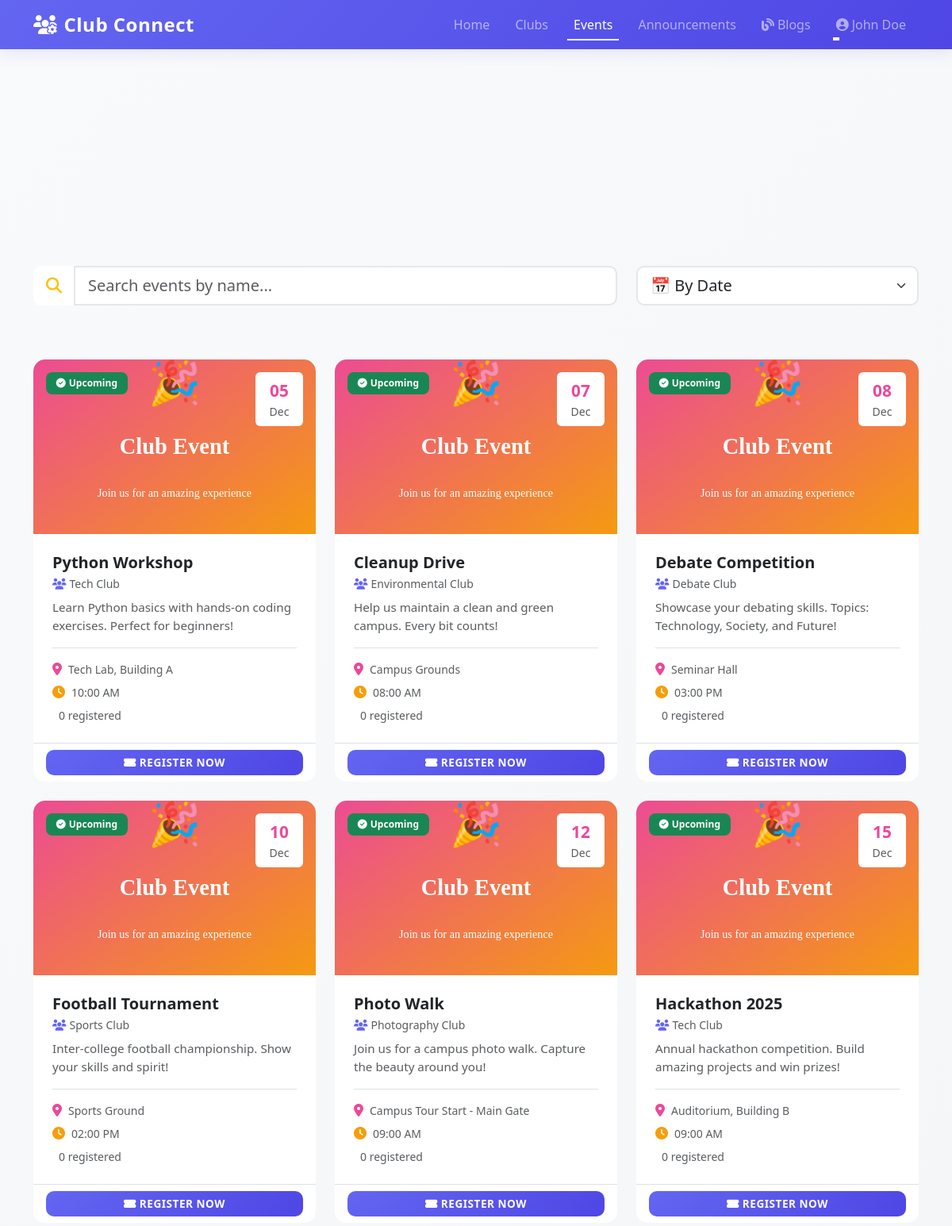
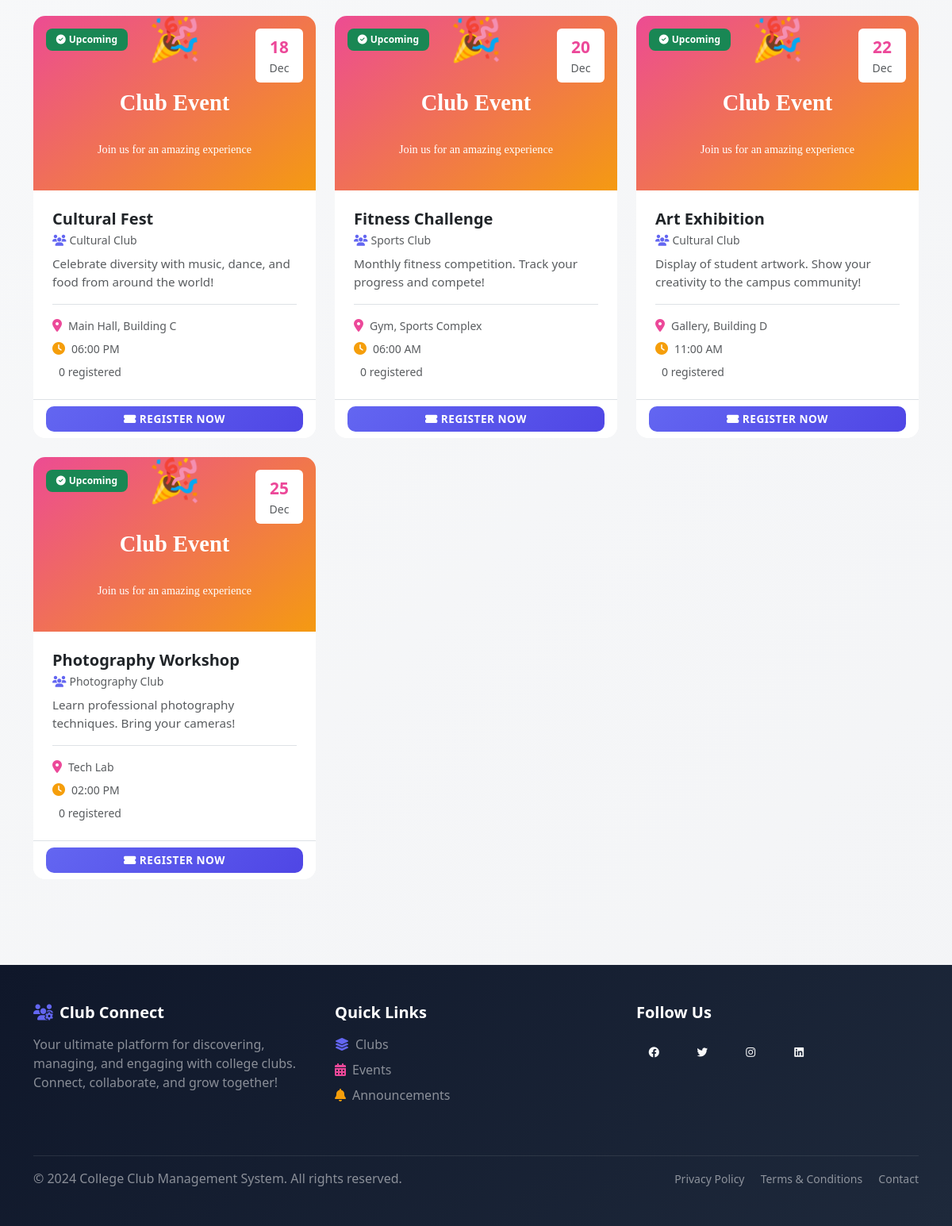
/events.php (signed in), run on the app's committed database (2 pictures, top to bottom).
### tables this page shows
CREATE TABLE IF NOT EXISTS events (
    event_id INT AUTO_INCREMENT PRIMARY KEY,
    club_id INT NOT NULL,
    event_name VARCHAR(200) NOT NULL,
    description TEXT,
    event_date DATETIME NOT NULL,
    location VARCHAR(255),
    image_url VARCHAR(255),
    attendees_count INT DEFAULT 0,
    created_at TIMESTAMP DEFAULT CURRENT_TIMESTAMP,
    FOREIGN KEY (club_id) REFERENCES clubs(club_id) ON DELETE CASCADE
);

CREATE TABLE IF NOT EXISTS clubs (
    club_id INT AUTO_INCREMENT PRIMARY KEY,
    club_name VARCHAR(100) NOT NULL,
    description TEXT,
    category VARCHAR(50),
    image_url VARCHAR(255),
    members_count INT DEFAULT 0,
    created_by INT,
    created_at TIMESTAMP DEFAULT CURRENT_TIMESTAMP,
    FOREIGN KEY (created_by) REFERENCES users(user_id) ON DELETE SET NULL
);

### includes/session.php (called while the page is built, shortened)
<?php
$is_logged_in = isset($_SESSION['user_id']);
?>

### events.php (the view, shortened to what this page needs)
<?php
include 'includes/header.php';
require_once 'config/db.php';
try {
    $stmt = $pdo->prepare('
        SELECT e.*, c.club_name
        FROM events e
        JOIN clubs c ON e.club_id = c.club_id
        ORDER BY e.event_date ASC
    ');
    $stmt->execute();
    $events = $stmt->fetchAll();
} catch (PDOException $e) {
    $events = [];
}
?>
<div class="container py-5">
    <div class="row mb-5">
        <div class="col-md-8">
            <div class="input-group input-group-lg">
                <span class="input-group-text bg-white border-0" style="border-radius: 10px 0 0 10px;">
                    <i class="fas fa-search text-warning"></i>
                </span>
                <input type="text" class="form-control" id="searchInput" placeholder="Search events by name..." onkeyup="filterEvents()" style="border: 2px solid #e5e7eb; border-radius: 0 10px 10px 0;">
            </div>
        </div>
        <div class="col-md-4">
            <select class="form-select form-select-lg" id="sortFilter" onchange="filterEvents()" style="border: 2px solid #e5e7eb; border-radius: 10px;">
                <option value="date">📅 By Date</option>
            </select>
        </div>
    </div>
    <div class="row g-4" id="eventsContainer">
        <?php foreach ($events as $event):
            $eventDate = new DateTime($event['event_date']);
            $today = new DateTime();
            $isUpcoming = $eventDate > $today;
        ?>
            <div class="col-md-6 col-lg-4 event-card" data-name="<?php echo htmlspecialchars($event['event_name']); ?>" data-club="<?php echo htmlspecialchars($event['club_name']); ?>" data-date="<?php echo $event['event_date']; ?>">
                <div class="card h-100">
                    <div class="position-relative" style="overflow: hidden;">
                        <img src="<?php echo htmlspecialchars($event['image_url']); ?>" class="card-img-top" alt="<?php echo htmlspecialchars($event['event_name']); ?>">
                        <div class="position-absolute top-0 start-0 m-3">
                            <?php if ($isUpcoming): ?>
                                <span class="badge bg-success">
                                    <i class="fas fa-check-circle me-1"></i>Upcoming
                                </span>
                            <?php else: ?>
                                <span class="badge bg-secondary">
                                    <i class="fas fa-calendar-times me-1"></i>Past
                                </span>
                            <?php endif; ?>
                        </div>
                        <div class="position-absolute top-0 end-0 m-3">
                            <div class="bg-white rounded p-2 text-center" style="min-width: 60px;">
                                <div class="fw-bold" style="color: #ec4899; font-size: 1.3rem;"><?php echo $eventDate->format('d'); ?></div>
                                <div class="text-muted small"><?php echo $eventDate->format('M'); ?></div>
                            </div>
                        </div>
                    </div>
                    <div class="card-body d-flex flex-column">
                        <h5 class="card-title fw-bold mb-1"><?php echo htmlspecialchars($event['event_name']); ?></h5>
                        <p class="card-text text-muted small mb-2">
                            <i class="fas fa-users me-1" style="color: #6366f1;"></i><?php echo htmlspecialchars($event['club_name']); ?>
                        </p>
                        <p class="card-text text-muted flex-grow-1" style="font-size: 0.95rem;"><?php echo htmlspecialchars(substr($event['description'], 0, 100)) . (strlen($event['description']) > 100 ? '...' : ''); ?></p>
                        <div class="d-flex flex-column gap-2 pt-3 border-top">
                            <div class="d-flex align-items-center text-muted">
                                <i class="fas fa-map-marker-alt me-2" style="color: #ec4899;"></i>
                                <small><?php echo htmlspecialchars($event['location']); ?></small>
                            </div>
                            <div class="d-flex align-items-center text-muted">
                                <i class="fas fa-clock me-2" style="color: #f59e0b;"></i>
                                <small><?php echo $eventDate->format('h:i A'); ?></small>
                            </div>
                            <div class="d-flex align-items-center text-muted">
                                <small><?php echo $event['attendees_count']; ?> registered</small>
                            </div>
                        </div>
                    </div>
                    <div class="card-footer bg-white border-top">
                        <div class="d-grid gap-2">
                            <?php if ($is_logged_in): ?>
                                <button class="btn btn-primary" data-bs-toggle="modal" data-bs-target="#registerModal<?php echo $event['event_id']; ?>">
                                    <i class="fas fa-ticket-alt me-1"></i><?php echo $isUpcoming ? 'Register Now' : 'View Details'; ?>
                                </button>
                            <?php else: ?>
                                <a href="auth/login.php" class="btn btn-primary">
                                    <i class="fas fa-sign-in-alt me-1"></i>Login to Register
                                </a>
                            <?php endif; ?>
                        </div>
                    </div>
                </div>
            </div>
        <?php endforeach; ?>
    </div>
</div>
<?php include 'includes/footer.php'; ?>

### public/css/style.css (style rules this page uses)
:root { --primary-color: #6366f1; --secondary-color: #ec4899; --danger-color: #dc2626; --success-color: #10b981; --warning-color: #f59e0b; --dark-bg: #0f172a; }
* { margin: 0; padding: 0; box-sizing: border-box; }
html { scroll-behavior: smooth; }
body { font-family: 'Segoe UI', Tahoma, Geneva, Verdana, sans-serif; background: linear-gradient(135deg, #f9fafb 0%, #f3f4f6 100%); color: #1f2937; min-height: 100vh; }
.card { transition: all 0.4s cubic-bezier(0.23, 1, 0.320, 1); border: none; border-radius: 15px; overflow: hidden; background: white; animation: fadeIn 0.6s ease-out forwards; }
.card:nth-child(1) { animation-delay: 0.1s; }
.card-img-top { height: 220px; object-fit: cover; transition: transform 0.5s ease; }
.card-body { padding: 1.5rem; }
.btn { transition: all 0.3s ease; border-radius: 10px; font-weight: 600; letter-spacing: 0.5px; text-transform: uppercase; font-size: 0.85rem; border: none; position: relative; overflow: hidden; }
.btn::before { content: ''; position: absolute; top: 50%; left: 50%; width: 0; height: 0; border-radius: 50%; background: rgba(255, 255, 255, 0.3); transform: translate(-50%, -50%); transition: width 0.6s, height 0.6s; }
.btn-primary { background: linear-gradient(135deg, #6366f1 0%, #4f46e5 100%); color: white; }
.form-control, .form-select { border: 2px solid #e5e7eb; border-radius: 10px; transition: all 0.3s ease; font-weight: 500; }
.badge { border-radius: 8px; padding: 0.5rem 0.8rem; font-weight: 600; transition: all 0.3s ease; }

### data on the page
events: image_url (placeholder picture), shows "Upcoming", event_date "05", event_date "Dec", event_name "Python Workshop", club.club_name "Tech Club", description "Learn Python basics with hands-on coding exercises. Perfect for beginners!", location "Tech Lab, Building A", event_date "10:00 AM", attendees_count "0", shows "REGISTER NOW"
events: image_url (placeholder picture), shows "Upcoming", event_date "07", event_date "Dec", event_name "Cleanup Drive", club.club_name "Environmental Club", description "Help us maintain a clean and green campus. Every bit counts!", location "Campus Grounds", event_date "08:00 AM", attendees_count "0", shows "REGISTER NOW"
events: image_url (placeholder picture), shows "Upcoming", event_date "08", event_date "Dec", event_name "Debate Competition", club.club_name "Debate Club", description "Showcase your debating skills. Topics: Technology, Society, and Future!", location "Seminar Hall", event_date "03:00 PM", attendees_count "0", shows "REGISTER NOW"
events: image_url (placeholder picture), shows "Upcoming", event_date "10", event_date "Dec", event_name "Football Tournament", club.club_name "Sports Club", description "Inter-college football championship. Show your skills and spirit!", location "Sports Ground", event_date "02:00 PM", attendees_count "0", shows "REGISTER NOW"
events: image_url (placeholder picture), shows "Upcoming", event_date "12", event_date "Dec", event_name "Photo Walk", club.club_name "Photography Club", description "Join us for a campus photo walk. Capture the beauty around you!", location "Campus Tour Start - Main Gate", event_date "09:00 AM", attendees_count "0", shows "REGISTER NOW"
events: image_url (placeholder picture), shows "Upcoming", event_date "15", event_date "Dec", event_name "Hackathon 2025", club.club_name "Tech Club", description "Annual hackathon competition. Build amazing projects and win prizes!", location "Auditorium, Building B", event_date "09:00 AM", attendees_count "0", shows "REGISTER NOW"
events: image_url (placeholder picture), shows "Upcoming", event_date "18", event_date "Dec", event_name "Cultural Fest", club.club_name "Cultural Club", description "Celebrate diversity with music, dance, and food from around the world!", location "Main Hall, Building C", event_date "06:00 PM", attendees_count "0", shows "REGISTER NOW"
events: image_url (placeholder picture), shows "Upcoming", event_date "20", event_date "Dec", event_name "Fitness Challenge", club.club_name "Sports Club", description "Monthly fitness competition. Track your progress and compete!", location "Gym, Sports Complex", event_date "06:00 AM", attendees_count "0", shows "REGISTER NOW"
events: image_url (placeholder picture), shows "Upcoming", event_date "22", event_date "Dec", event_name "Art Exhibition", club.club_name "Cultural Club", description "Display of student artwork. Show your creativity to the campus community!", location "Gallery, Building D", event_date "11:00 AM", attendees_count "0", shows "REGISTER NOW"
events: image_url (placeholder picture), shows "Upcoming", event_date "25", event_date "Dec", event_name "Photography Workshop", club.club_name "Photography Club", description "Learn professional photography techniques. Bring your cameras!", location "Tech Lab", event_date "02:00 PM", attendees_count "0", shows "REGISTER NOW"

### other printed values
$user_name "John Doe"
